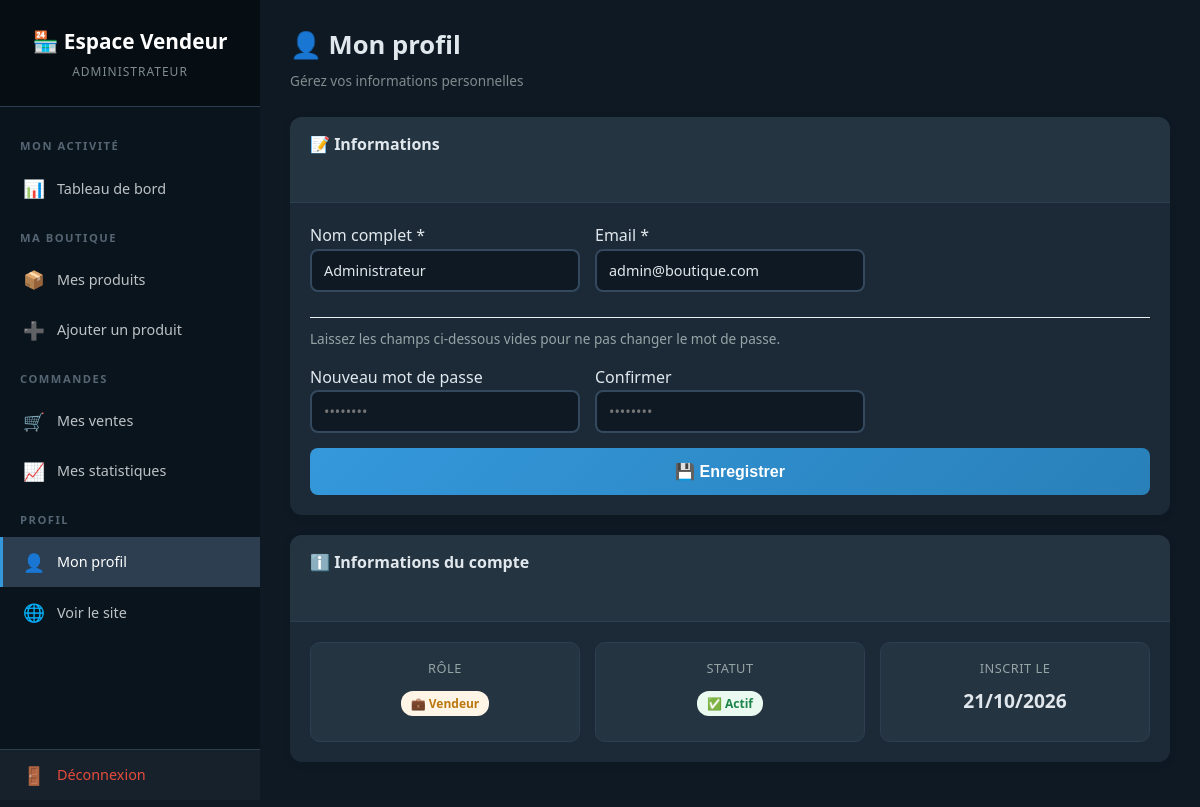
The app's page /vandeur/mon_profil.php (signed in) with its own data.
### tables this page shows
CREATE TABLE `utilisateurs` (
  `id` int(11) NOT NULL AUTO_INCREMENT,
  `nom` varchar(100) NOT NULL,
  `email` varchar(150) NOT NULL,
  `mot_de_passe` varchar(255) NOT NULL,
  `role` enum('admin','vendeur','client') DEFAULT 'client',
  `statut` enum('actif','en_attente','rejete') DEFAULT 'actif',
  `tentatives_connexion` int(11) DEFAULT 0,
  `verrouille_jusqua` datetime DEFAULT NULL,
  `double_auth_secret` varchar(255) DEFAULT NULL,
  `cree_le` timestamp NULL DEFAULT current_timestamp(),
  `date_validation` datetime DEFAULT NULL,
  `valide_par` int(11) DEFAULT NULL,
  PRIMARY KEY (`id`),
  UNIQUE KEY `email` (`email`)
);

### config/init.php (called while the page is built, shortened)
<?php
function param(string $cle, $defaut = null) {
    return $GLOBALS['parametres'][$cle] ?? $defaut;
}
?>

### vandeur/mon_profil.php (the view, shortened to what this page needs)
<?php
require_once '../config/init.php';
$stmt = $pdo->prepare("SELECT * FROM utilisateurs WHERE id = ?");
$stmt->execute([$_SESSION['user_id']]);
$user = $stmt->fetch();
?>
<!DOCTYPE html>
<html lang="fr" data-theme="<?= htmlspecialchars(param('theme', 'clair')) ?>">
<head>
    <link rel="stylesheet" href="../assets/style.css">
    <link rel="stylesheet" href="../assets/admin.css">
    <link rel="stylesheet" href="../assets/theme.css">
</head>
<body class="admin-body">
<?php include __DIR__ . '/../includes/sidebar_vendeur.php'; ?>
<main class="admin-main">
    <header class="admin-topbar">
        <div>
            <h1>👤 Mon profil</h1>
            <p class="topbar-subtitle">Gérez vos informations personnelles</p>
        </div>
    </header>
    <section class="card">
        <div class="card-header">
            <h2>📝 Informations</h2>
        </div>
        <div class="card-body">
            <form method="POST" action="mon_profil.php" class="form-grid">
                <div class="form-group">
                    <label for="nom">Nom complet *</label>
                    <input type="text" id="nom" name="nom" required
                           value="<?= htmlspecialchars($user['nom']) ?>">
                </div>
                <div class="form-group">
                    <label for="email">Email *</label>
                    <input type="email" id="email" name="email" required
                           value="<?= htmlspecialchars($user['email']) ?>">
                </div>
                <div class="form-group form-group-full">
                    <hr style="border:none;border-top:1px solid #ecf0f1;margin:10px 0;">
                    <p class="text-muted" style="font-size:0.85rem;">
                        Laissez les champs ci-dessous vides pour ne pas changer le mot de passe.
                    </p>
                </div>
                <div class="form-group">
                    <label for="nouveau_mdp">Nouveau mot de passe</label>
                    <input type="password" id="nouveau_mdp" name="nouveau_mdp"
                           placeholder="••••••••" minlength="6">
                </div>
                <div class="form-group">
                    <label for="confirm_mdp">Confirmer</label>
                    <input type="password" id="confirm_mdp" name="confirm_mdp"
                           placeholder="••••••••">
                </div>
                <div class="form-group form-group-full">
                    <button type="submit" class="btn-submit">💾 Enregistrer</button>
                </div>
            </form>
        </div>
    </section>
    <section class="card">
        <div class="card-header">
            <h2>ℹ️ Informations du compte</h2>
        </div>
        <div class="card-body">
            <div class="info-grid">
                <div class="info-item">
                    <p class="info-label">Rôle</p>
                    <p class="info-value">
                        <span class="badge badge-warning">💼 Vendeur</span>
                    </p>
                </div>
                <div class="info-item">
                    <p class="info-label">Statut</p>
                    <p class="info-value">
                        <span class="badge badge-success">✅ Actif</span>
                    </p>
                </div>
                <div class="info-item">
                    <p class="info-label">Inscrit le</p>
                    <p class="info-value"><?= date('d/m/Y', strtotime($user['cree_le'])) ?></p>
                </div>
            </div>
        </div>
    </section>
</main>
</body>
</html>

### assets/style.css (style rules this page uses)
* { margin: 0; padding: 0; box-sizing: border-box; }
body { font-family: 'Segoe UI', Tahoma, sans-serif; background: #f4f6f9; color: #333; line-height: 1.6; }
section h2 { text-align: center; font-size: 1.8rem; margin-bottom: 30px; color: #2c3e50; }
.badge { display: inline-block; background: #eaf2fb; color: #2980b9; font-size: 0.75rem; padding: 3px 10px; border-radius: 12px; margin-bottom: 10px; }
.btn-submit { width: 100%; padding: 14px; background: linear-gradient(135deg, #3498db, #2980b9); color: #fff; border: none; border-radius: 8px; font-size: 1rem; font-weight: 700; cursor: pointer; transition: transform 0.2s, box-shadow 0.2s; }

### assets/admin.css (style rules this page uses)
.admin-body { display: flex; min-height: 100vh; background: #f0f2f5; margin: 0; }
.admin-main { flex: 1; margin-left: 260px; padding: 25px 30px; min-width: 0; }
.admin-topbar { display: flex; justify-content: space-between; align-items: center; margin-bottom: 25px; flex-wrap: wrap; gap: 15px; }
.admin-topbar h1 { font-size: 1.6rem; color: #2c3e50; margin-bottom: 4px; }
.topbar-subtitle { color: #7f8c8d; font-size: 0.85rem; }
.card { background: #fff; border-radius: 12px; box-shadow: 0 2px 10px rgba(0,0,0,0.06); overflow: hidden; margin-bottom: 20px; }
.card-header { display: flex; justify-content: space-between; align-items: center; padding: 15px 20px; border-bottom: 1px solid #ecf0f1; background: #fafbfc; }
.card-header h2 { font-size: 1rem; color: #2c3e50; }
.card-body { padding: 20px; }
.badge { display: inline-block; padding: 3px 10px; border-radius: 12px; font-size: 0.75rem; font-weight: 700; }
.badge-success { background: #eafaf1; color: #1e8449; }
.form-grid { display: grid; grid-template-columns: repeat(auto-fit, minmax(220px, 1fr)); gap: 15px; }
.form-group-full { grid-column: 1 / -1; }
.form-grid input, .form-grid select, .form-grid textarea, .filters-bar input, .filters-bar select { width: 100%; padding: 10px 12px; border: 2px solid #e1e8ed; border-radius: 8px; font-size: 0.9rem; font-family: inherit; transition: border-color 0.2s; }
.text-muted { color: #95a5a6; }
.badge-warning { background: #fef5e7; color: #b9770e; }

### assets/theme.css (style rules this page uses)
:root, [data-theme="clair"] { --bg-body: #f0f2f5; --bg-card: #ffffff; --bg-sidebar: #1e2a38; --bg-header: #fafbfc; --text-main: #2c3e50; --text-muted: #7f8c8d; --text-sidebar: #bdc3c7; --border-color: #ecf0f1; --accent: #3498db; }
[data-theme="sombre"] { color-scheme: dark; --bg-body: #0f1923; --bg-card: #1c2a38; --bg-sidebar: #0a141c; --bg-header: #253441; --text-main: #e1e8ed; --text-muted: #95a5a6; --text-sidebar: #95a5a6; --border-color: #2c3e50; --accent: #5dade2; }
[data-theme="sombre"] body { background: var(--bg-body); color: var(--text-main); }
[data-theme="sombre"] section h2, [data-theme="sombre"] .feature h3, [data-theme="sombre"] .produit-info h3, [data-theme="sombre"] .auth-card h1, [data-theme="sombre"] .auth-form label, [data-theme="sombre"] .checkbox-label { color: var(--text-main); }
[data-theme="sombre"] .auth-form input, [data-theme="sombre"] input, [data-theme="sombre"] select, [data-theme="sombre"] textarea { background: var(--bg-body); color: var(--text-main); border-color: var(--border-color); }
[data-theme="sombre"] body.admin-body { background: var(--bg-body); }
[data-theme="sombre"] .card, [data-theme="sombre"] .stat-card, [data-theme="sombre"] .topbar-user, [data-theme="sombre"] .topbar-icon { background: var(--bg-card) !important; color: var(--text-main); }
[data-theme="sombre"] .card-header, [data-theme="sombre"] .data-table thead th { background: var(--bg-header) !important; color: var(--text-muted); border-color: var(--border-color); }
[data-theme="sombre"] .admin-topbar h1 { color: var(--text-main); }
[data-theme="sombre"] input, [data-theme="sombre"] select, [data-theme="sombre"] textarea { background: #0f1923; color: var(--text-main); border-color: #34495e; }
.info-grid { display: grid; grid-template-columns: repeat(auto-fit, minmax(180px, 1fr)); gap: 15px; }
.info-item { padding: 15px; background: var(--bg-header); border-radius: 10px; border: 1px solid var(--border-color); text-align: center; }
.info-label { color: var(--text-muted); font-size: 0.8rem; text-transform: uppercase; letter-spacing: 0.5px; margin-bottom: 8px; }
.info-value { font-size: 1.2rem; font-weight: 700; color: var(--text-main); }

### records on screen
utilisateurs: nom "Administrateur", email "admin@boutique.com", cree_le "21/10/2026"

### other values on screen
$_SESSION['nom'] "ADMINISTRATEUR"
